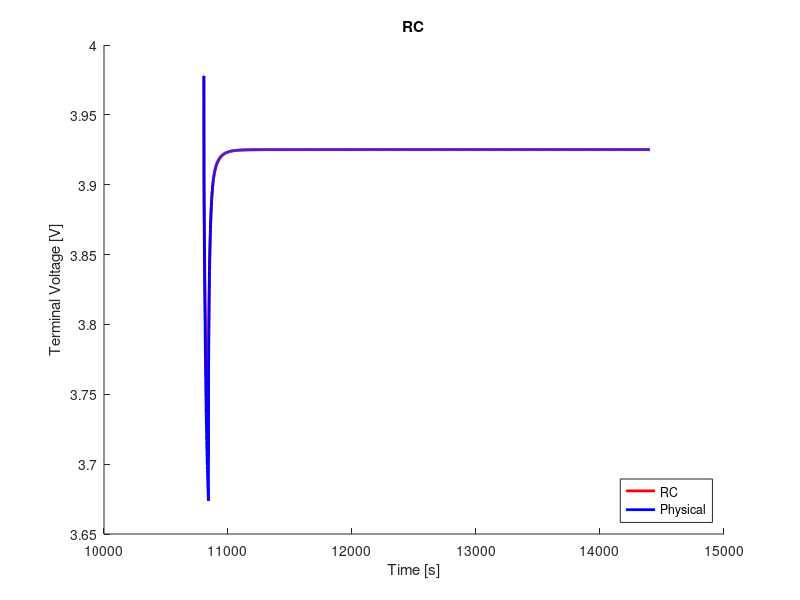

Recreate this plot in MATLAB.
clear;
clc;
close all;

%% load data
load('ocv_final.mat');
time_ocv = time;
load('pulse_10_c_3.mat');
load('rc2_cf_10_c.mat');

%% voltage limitations
v_max = 4.4;                                    % cut-over voltage
v_min = 3.0;                                    % cut-off voltage

%% resample ocv and soc
t1 = time_ocv(1);
t2 = time_ocv(end);
dt = 1;                                         % sample time
t = (t1:dt:t2) - t1;

ocv = interp1(time_ocv, ocv, t1:dt:t2);
soc = interp1(time_ocv, soc, t1:dt:t2);

s = length(time);

%% variables
Q = 16.8;
eta = 1.0;                                  % coulombic efficiency

n = 2;                                      % number of rc links
i_r = zeros(n, 1);
v_c = zeros(n, 1);
flag = 1;

%% compute soc
ind_init = soc(interp1(ocv, 1:length(ocv), V_batt_time(1), 'nearest'))
ind_init = interp1(soc, 1:length(soc), ind_init, 'nearest');
v_t(1) = ocv(ind_init);
z0 = soc(ind_init);
z = z0 - dt/(Q*3600)*eta*cumsum(I(1:end));

% manual fit
p = 4;
r0 = r0_cf(p);
r1 = r1_cf(p);
r2 = r2_cf(p);
% r3 = r3_cf(p);
c1 = c1_cf(p);
c2 = c2_cf(p);
% c3 = c3_cf(p);

r = [r1; r2];
c = [c1; c2];

%% compute terminal voltage
for j = 1:n
    f(j) = exp(-dt/(r(j)*c(j)));
end
for k = 1:s-1
    if flag == 1
        i_r(:, k+1) = diag(f)*i_r(:, k) + (1-f')*I(k);
        v_c(:, k) = i_r(:, k).*r;
        ind = interp1(soc, 1:length(soc), z(k), 'nearest');
        v_t(k+1) = ocv(ind) - sum(v_c(:, k)) - I(k).*r0;
        if v_t(k) < v_min
            fprintf('Reached lower voltage limit.');
            flag = 0;
        end
        if v_t(k) > v_max
            fprintf('Reached upper voltage limit.');
            flag = 0;
        end 
    end
end

%% compute rms error
v_t = reshape(v_t, size(V_batt_time));
rmse = 1000*sqrt(mean((V_batt_time - v_t).^2))     % [mV]

%% plot
figure(1);
hold on;
plot(time, v_t, 'r', 'LineWidth', 2)
hold on;
plot(time, V_batt_time, 'b', 'LineWidth', 2)
xlabel('Time [s]')
ylabel('Terminal Voltage [V]')
title('RC')
legend('RC', 'Physical', 'location', 'southeast')
